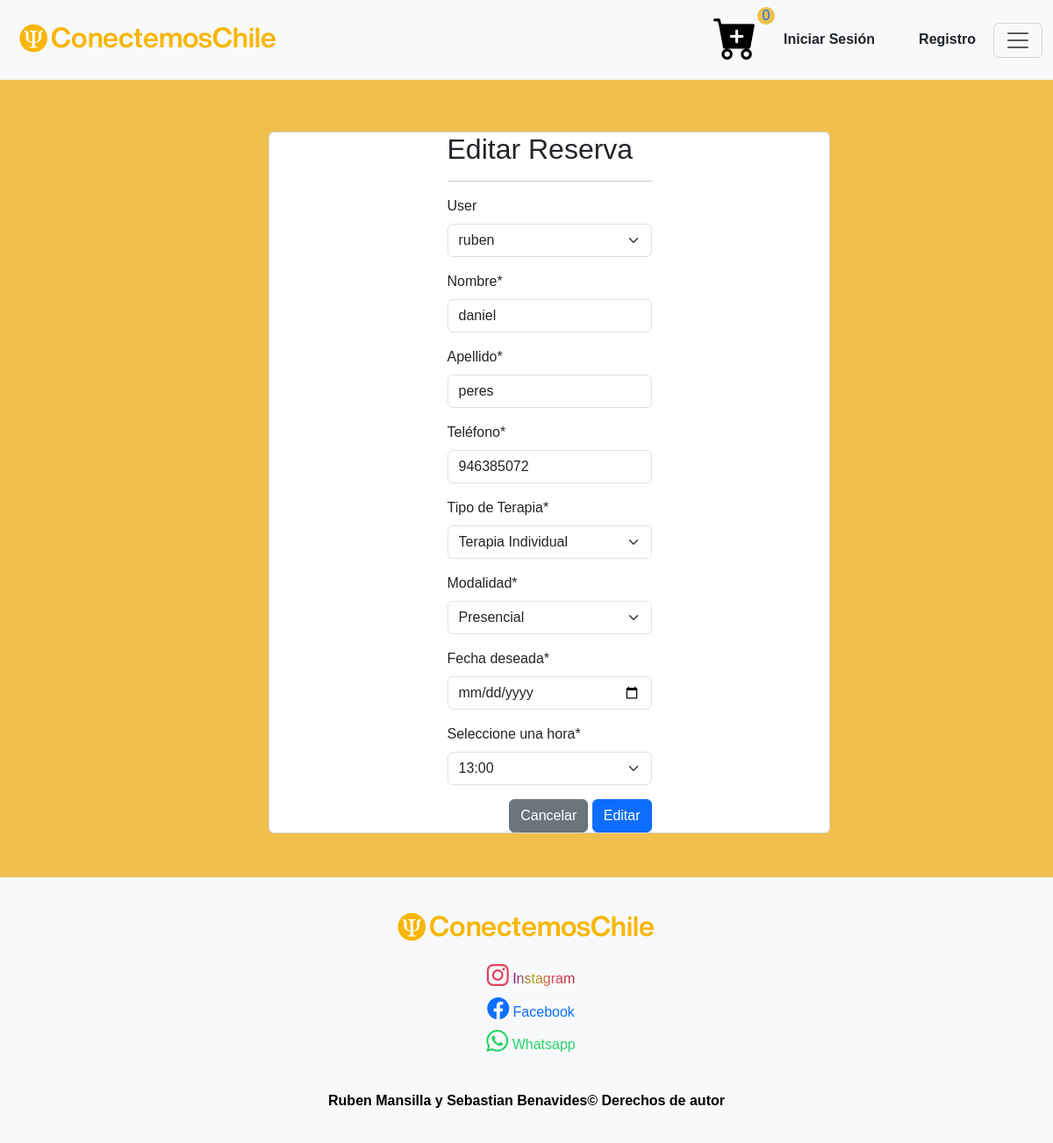
Screenshot of /modificar-reservas/158/ with the database file from the repository.
### core/models.py (models this page shows, shortened)
class ReservaHora(models.Model):
    user = models.ForeignKey(User, on_delete=models.CASCADE, null=True, blank=True)
    nombre = models.CharField(max_length=50)
    apellido = models.CharField(max_length=50)
    telefono = models.IntegerField()
    tipo_consulta = models.IntegerField(choices=opciones_consulta)
    tipo_modalidad = models.IntegerField(choices=opciones_modalidad)
    fecha = models.DateField(default=datetime.now)
    hora = models.CharField(max_length=5, default='09:00')
    class Meta:
        unique_together = ('user', 'fecha', 'hora')

### core/views.py (the view)
# urls.py: path('modificar-reservas/<id>/', modificar_reserva, name="modificar_reserva"),
def modificar_reserva(request, id):
    reservas = get_object_or_404(ReservaHora, id=id)
    if request.method == 'POST':
        formulario = ReservationForm(data=request.POST, instance=reservas)
        if formulario.is_valid():
            formulario.save()
            return redirect('listar_reserva')
    else:
        formulario = ReservationForm(instance=reservas)
    data = {
        'form': ReservationForm(instance=reservas)
    }
    return render(request, 'core/reserva/modificar.html',data)

### core/forms.py
class ReservationForm(forms.ModelForm):
    class Meta:
        model = ReservaHora
        fields = '__all__'
        labels = {
            'nombre': 'Nombre',
            'apellido': 'Apellido',
            'telefono': 'Teléfono',
            'tipo_consulta': 'Tipo de Terapia',
            'tipo_modalidad': 'Modalidad',
            'fecha': 'Fecha deseada',
            'hora': 'Seleccione una hora'
        }
        widgets = {
            'fecha': forms.DateInput(attrs={'type': 'date', 'class': 'form-control', 'max': '2024-12-31'}),
            'hora': forms.Select(choices=[
                ('09:00', '09:00'), ('10:00', '10:00'), ('11:00', '11:00'),
                ('12:00', '12:00'), ('13:00', '13:00'), ('14:00', '14:00'),
                ('15:00', '15:00'), ('16:00', '16:00'), ('17:00', '17:00')
            ], attrs={'class': 'form-control'}),
        }

### core/templates/core/reserva/modificar.html (shortened to what this page needs)
{% extends 'core/base.html' %}
{% load static %}
{% block content %}
{% load crispy_forms_tags %}
<div class="row" style="margin-top: 150px; margin-bottom: 50px;">
    <div class="col-12 col-md-6 offset-md-3">
        <div class="card">
            <div class="card-body">
                <h2>Editar Reserva</h2>
                <hr>
                <form action="" method="post" enctype="multipart/form-data">
                    {{ form | crispy }}
                    <div class="d-flex justify-content-end">
                        <a href="{% url 'listar_reserva' %}" class="btn btn-secondary">Cancelar</a>
                        <input type="submit" value="Editar" class="btn btn-primary">
                    </div>
                </form>
            </div>
        </div>
    </div>
</div>
{% endblock %}

### core/static/core/css/estilo-inicio-login.css (style rules this page uses)
.card { display: flex; justify-content: center; align-items: center; height: 100vh; width: 40rem; margin: auto; }
h5,a { text-decoration: none; display: inline; margin-left: 10px; }

### core/static/core/css/estilo-footer.css (style rules this page uses)
body { display: flex; flex-direction: column; min-height: 100vh; }

### core/static/core/css/estilo-body.css (style rules this page uses)
body { font-family: Arial, sans-serif; margin: 0; padding: 0; background-color: #f0bf4c; position: relative; }

### rows the page displays
ReservaHora: user "ruben", nombre "daniel", apellido "peres", telefono "946385072", tipo_consulta "Terapia Individual", tipo_modalidad "Presencial", hora "13:00"
